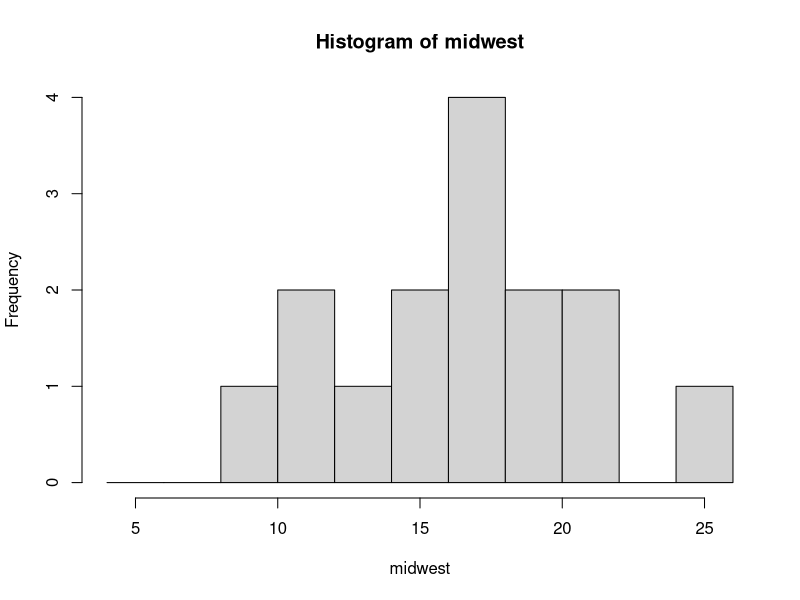
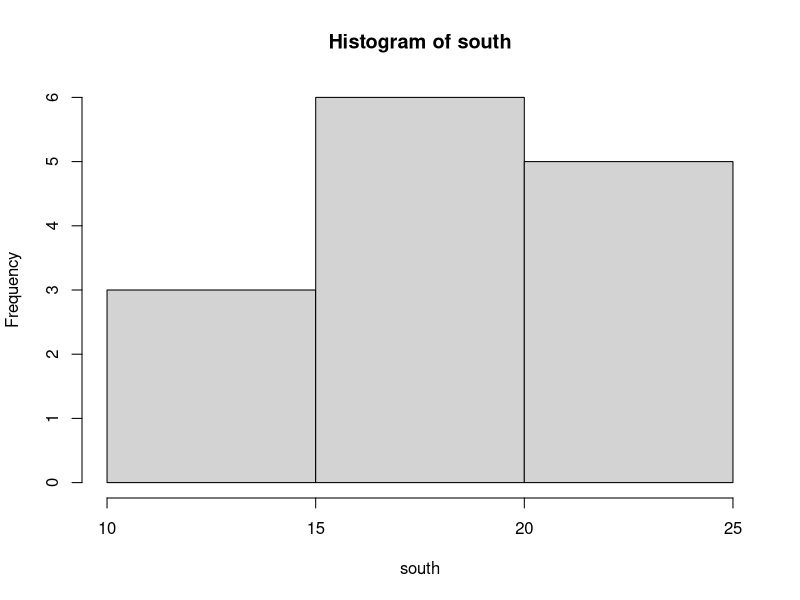
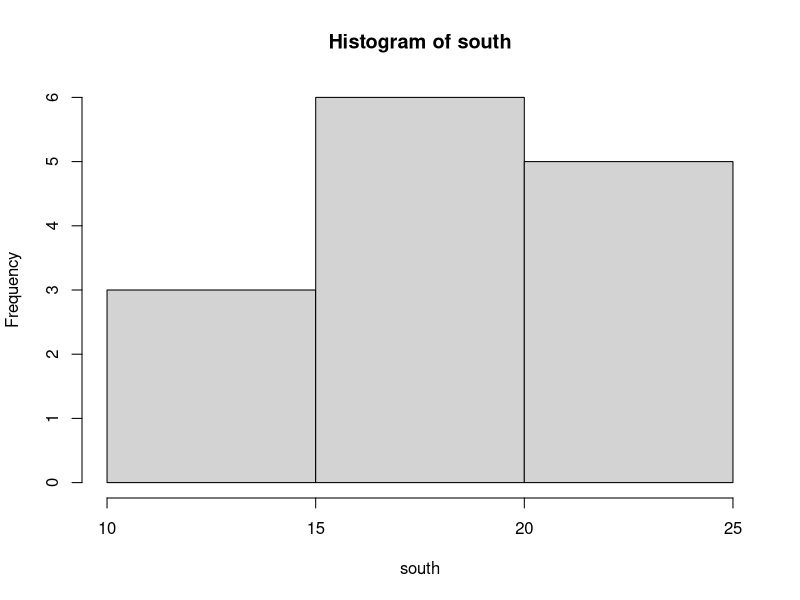
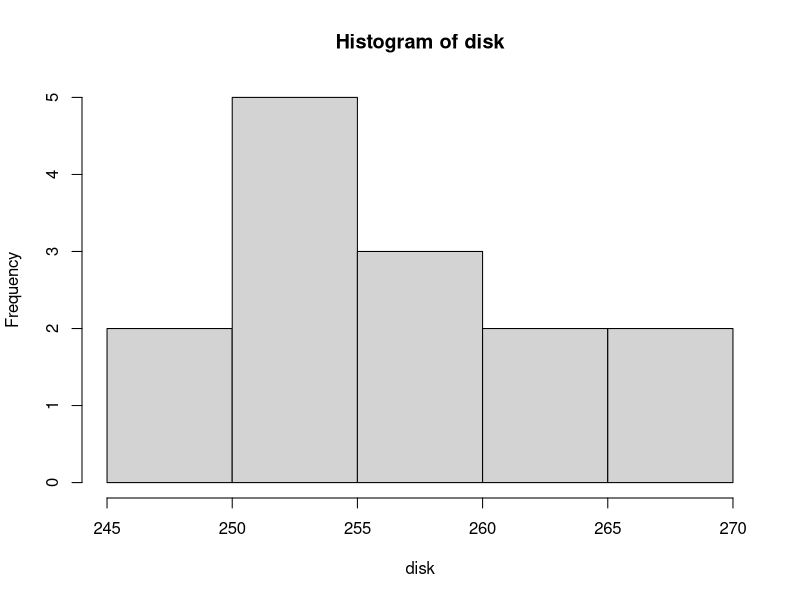
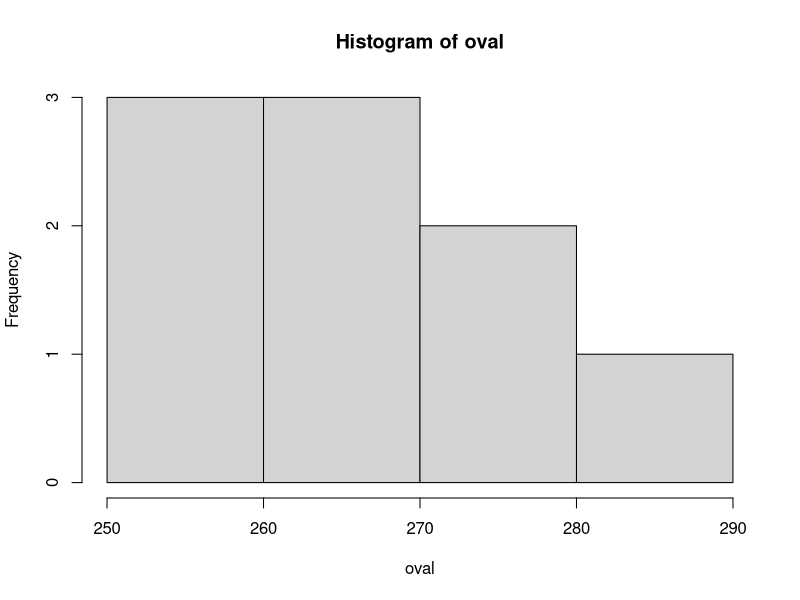

Source code (R) for these figures, in order:
## ---- chunk 1
knitr::opts_chunk$set(echo = TRUE)
## ---- chunk 2
midwest = c(16.2, 12.9, 17.3, 14.6, 18.6, 10.8, 11.2, 16.6, 16.6, 24.4, 20.3, 20.9, 9.6, 15.1, 18.3)
south = c(22.2, 19.2, 10.3, 24.6, 20.2, 15.8, 18.0, 13.6, 20.1, 16.0, 17.5, 18.2, 22.8, 11.8)

hist(midwest, breaks = seq(4, 26, 2))
hist(south)
hist(south)

(m_m = mean(midwest))
(m_s = mean(south))
(s_m = sd(midwest))
(s_s = sd(south))
s_m/s_s
(n_m = length(midwest))
(n_s = length(south))

m_m-m_s
## ---- chunk 3
2*pt(-1.087462, 27)
## ---- chunk 4
t.test(midwest, south, alternative = "two.sided", var.equal=TRUE, conf.level = 0.90)
## ---- chunk 5
qt(0.05, 27, lower.tail = FALSE)
## ---- chunk 6
pt(1.313658, 27)

qt(0.10, 27)
## ---- chunk 7
t.test(midwest, south, alternative = "two.sided", var.equal=FALSE, conf.level = 0.90)
## ---- chunk 8
2*pt(-1.086821, 26.792)
## ---- chunk 9
pt(0.025, 26.792)
## ---- chunk 10
disk = c(268.0, 249.3, 255.2, 252.7, 254.0, 261.6, 248.3, 266.7, 254.8, 255.1, 262.3, 255.3, 251.0, 253.4)
oval = c(268.8, 260.0, 273.5, 251.7, 278.5, 289.4, 261.6, 253.0, 262.4)

hist(disk)
hist(oval)
## ---- chunk 11
2*pt(-2.332951, 10.56909)
## ---- chunk 12
t.test(disk, oval)
## ---- chunk 13
pt(1.366986, 10.56909)
## ---- chunk 14
boottwo = function(dat1, dat2, nboot) {
  bootstat = numeric(nboot)		#Make Empty Vector for t* to fill
  obsdiff = mean(dat1) - mean(dat2)
  n1 = length(dat1)
  n2 = length(dat2)
  for(i in 1:nboot) {
    samp1 = sample(dat1, size = n1, replace = T)	#Sample From Sample Data
    samp2 = sample(dat2, size = n2, replace = T)
    bootmean1 = mean(samp1)
    bootmean2 = mean(samp2)
    bootvar1 = var(samp1)
    bootvar2 = var(samp2)
    bootstat[i] = ((bootmean1 - bootmean2) - obsdiff)/sqrt((bootvar1/n1) + (bootvar2/n2))		#Compute and Save “bootstrap t” value
}
  return(bootstat)
}

#bootstrap
times.boot<-boottwo(disk, oval, nboot=5000)

p = 2*min(sum(times.boot<=-2.332951)/5000, sum(times.boot>=-2.332951)/5000)

cat('Bootstrap p-value =', p)
## ---- chunk 15
(lower<-quantile(times.boot, .005, names=FALSE))
(upper<-quantile(times.boot, .995, name=FALSE))

(diff = mean(disk)-mean(oval))

cat('Upper bound =', diff-(lower*4.40648))
cat('\n')
cat('Lower bound =', diff-(upper*4.40648))
## ---- chunk 16
polluted = c(21.3, 18.7, 23.0, 17.1, 16.8, 20.9, 19.7)
unpolluted = c(14.2, 18.3, 17.2, 18.4, 20.0)

wilcox.test(x=polluted, y = unpolluted ,alternative = "greater",	mu = 0, paired = FALSE, exact = NULL, correct = TRUE, conf.int = FALSE, conf.level = 0.95)
